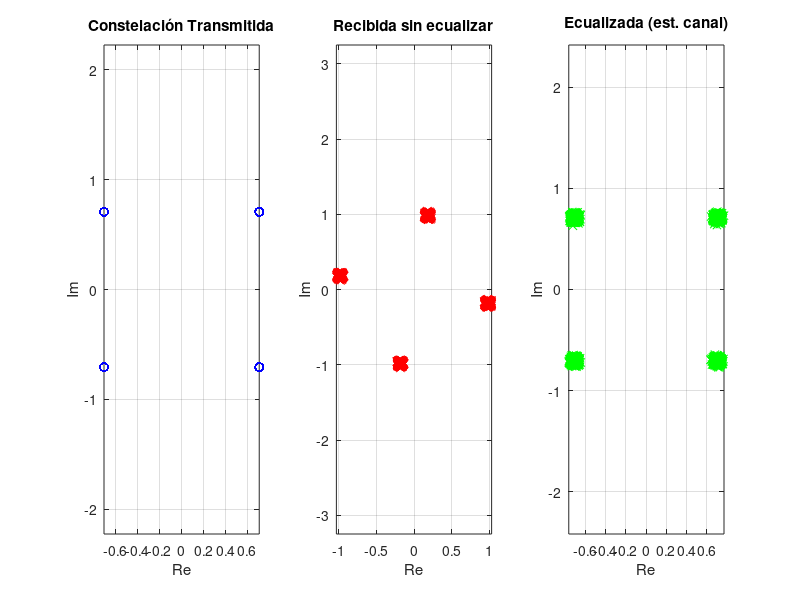
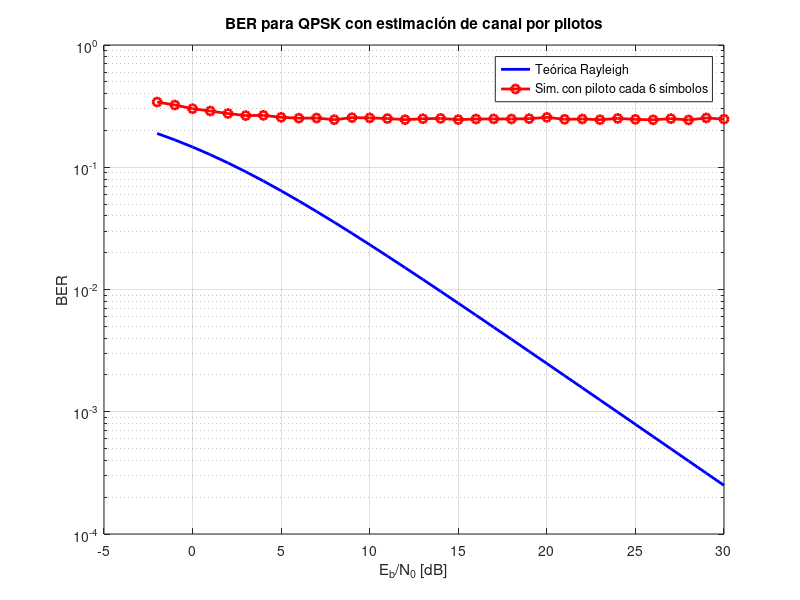

Source code (MATLAB) for these figures, in order:
clc; clear all; close all;

% Parámetros
num_bits = 10000;
k = 2; % bits por símbolo para QPSK
num_symbols = num_bits / k;
EbN0_dB = -2:1:30;
L = 1; % número de reflexiones
v_kmh = 0; fc = 700e6;
v = v_kmh / 3.6;
lambda = 3e8 / fc;
fd_max = v / lambda;
num_runs = 1;

% Pilotos
pilot_symbol = 1 + 1j;
pilot_interval = 5; 

mapping = [1+1j; 1-1j; -1-1j; -1+1j]/sqrt(2);
bit_map = [0 0; 0 1; 1 1; 1 0];

ber_total = zeros(1, length(EbN0_dB));

for idx = 1:length(EbN0_dB)
    EbN0 = 10^(EbN0_dB(idx)/10);
    N0 = 1/(2*k*EbN0);

    for run = 1:num_runs
        % Transmisión
        bits = randi([0 1], 1, num_bits);
        bit_pairs = reshape(bits, 2, []).';
        indices = bit_pairs(:,1)*2 + bit_pairs(:,2) + 1;
        symbols = mapping(indices).';

        % Insertar pilotos cada 'pilot_interval' símbolos
        total_len = num_symbols + ceil(num_symbols/pilot_interval);
        tx_frame = zeros(1, total_len);
        is_pilot = false(1, total_len);
        data_ptr = 1;

        for i = 1:total_len
            if mod(i-1, pilot_interval + 1) == 0
                tx_frame(i) = pilot_symbol;
                is_pilot(i) = true;
            else
                tx_frame(i) = symbols(data_ptr);
                data_ptr = data_ptr + 1;
            end
        end

        % Canal
        t = linspace(0, 1, length(tx_frame));
        an = ones(1,L)/sqrt(L);
        thetan = 2*pi*rand(1,L);
        fDn = fd_max * cos(2*pi*rand(1,L));
        H = zeros(1,length(tx_frame));
        for l = 1:L
            H = H + an(l)*exp(1j*(thetan(l) - 2*pi*fDn(l)*t));
        end

        noise = sqrt(N0)*(randn(1,length(tx_frame)) + 1j*randn(1,length(tx_frame)));
        y = tx_frame .* H + noise;

        % Estimación del canal en pilotos
        H_est = zeros(1, length(tx_frame));
        pilot_pos = find(is_pilot);
        H_est(pilot_pos) = y(pilot_pos) / pilot_symbol;

        % Interpolación
        data_pos = find(~is_pilot);
        H_est(data_pos) = interp1(pilot_pos, H_est(pilot_pos), data_pos, 'linear', 'extrap');

        % Ecualización
        y_eq_all = y ./ H_est;

        % Extraer datos
        y_data = y_eq_all(~is_pilot);

        % Detección
        decoded_bits = zeros(num_bits, 1);
        for n = 1:num_symbols
            distances = abs(y_data(n) - mapping).^2;
            [~, idx_min] = min(distances);
            decoded_bits(2*n-1:2*n) = bit_map(idx_min, :);
        end

        ber_total(idx) = ber_total(idx) + sum(decoded_bits' ~= bits);

        % ===== Mostrar constelaciones si Eb/N0 = 30 dB (último idx) =====
        if EbN0_dB(idx) == 30 && run == 1
            figure;
            subplot(1,3,1); plot(real(symbols), imag(symbols), 'bo');
            title('Constelación Transmitida');
            xlabel('Re'); ylabel('Im'); axis equal; grid on;

            y_rx_data = y(~is_pilot);
            subplot(1,3,2); plot(real(y_rx_data), imag(y_rx_data), 'rx');
            title('Recibida sin ecualizar');
            xlabel('Re'); ylabel('Im'); axis equal; grid on;

            subplot(1,3,3); plot(real(y_data), imag(y_data), 'gx');
            title('Ecualizada (est. canal)');
            xlabel('Re'); ylabel('Im'); axis equal; grid on;
        end
    end
end

% Resultados
ber_avg = ber_total / (num_runs * num_bits);
%disp(ber_avg)

% Teórica Rayleigh
EbN0_lin = 10.^(EbN0_dB/10);
ber_rayleigh_theory = 0.5*(1 - sqrt(EbN0_lin./(EbN0_lin+1)));

% Gráfica de BER
figure;
semilogy(EbN0_dB, ber_rayleigh_theory, 'b-', 'LineWidth', 2); hold on;
semilogy(EbN0_dB, ber_avg, 'ro-', 'LineWidth', 2);
grid on;
legend('Teórica Rayleigh', ['Sim. con piloto cada ', num2str(pilot_interval+1), ' símbolos']);
xlabel('E_b/N_0 [dB]'); ylabel('BER');
title('BER para QPSK con estimación de canal por pilotos');

%disp(['Longitud esperada de symbols: ', num2str(num_symbols)]);
%disp(['Cantidad de símbolos insertados en tx_frame: ', num2str(sum(~is_pilot))]);

%disp(['Símbolos QPSK transmitidos: ', num2str(num_symbols)]);
%disp(['Símbolos recibidos después de ecualización: ', num2str(length(y_data))]);